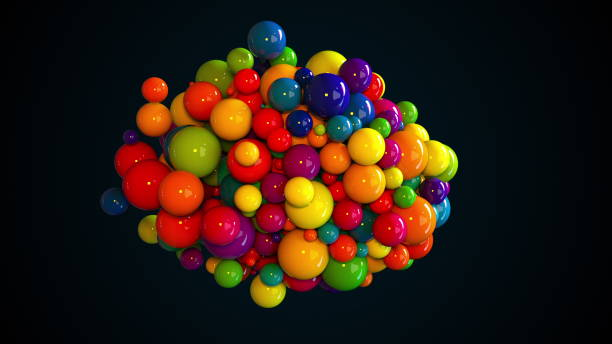
#> input picture DIP Lab 7/image.jpg, 612 x 344 px
$ jupyter execute code.ipynb
#> lines starting #> are read from the running program, lines starting #| are printed output that depends on the picture
[cell 1]
import cv2
import numpy as np
import matplotlib.pyplot as plt


# Function f(x) as described in the problem
def f(x):
    if 0 < x <= 0.25:
        return 1 - x
    elif 0.25 < x <= 0.5:
        return 1
    elif x > 0.5:
        return x
    return x


# Apply f(x) to an image
def apply_fx_to_image(image):
    # Normalize image to [0, 1] range
    image_normalized = image / 255.0

    # Apply f(x) element-wise to the image
    vectorized_fx = np.vectorize(f)
    transformed_image = vectorized_fx(image_normalized)

    # Denormalize back to [0, 255] range
    transformed_image = (transformed_image * 255).astype(np.uint8)

    return transformed_image


# Read an input image
image_path = "image.jpg"  # Replace with your image path
image = cv2.imread(image_path, cv2.IMREAD_GRAYSCALE)
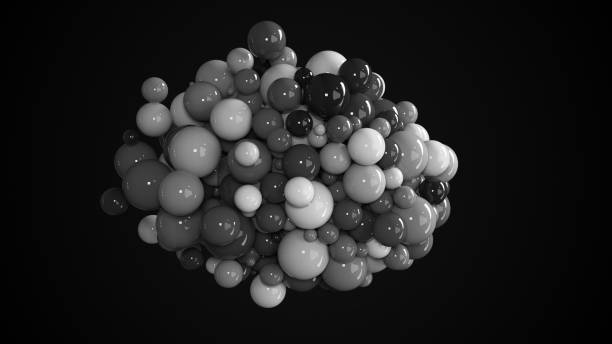
#> image: shape (344, 612); min 0, max 255, mean 31.9

# Apply the transformation
transformed_image = apply_fx_to_image(image)
#> in apply_fx_to_image, `transformed_image = vectorized_fx(image_normalized)`:
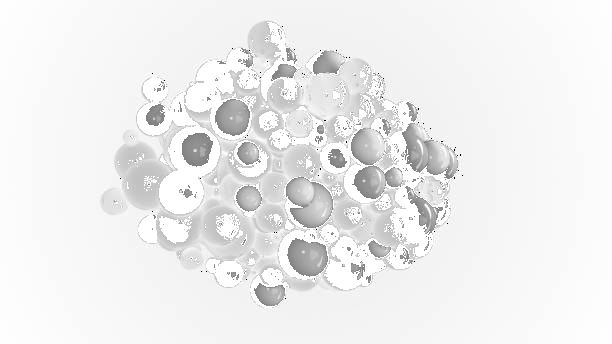
#> transformed_image: shape (344, 612) float64; min 0, max 1, mean 0.934

# Display the original and transformed images
plt.figure(figsize=(10, 5))

# Original image
plt.subplot(1, 2, 1)
plt.title("Original Image")
plt.imshow(image, cmap="gray")
plt.axis("off")

# Transformed image
plt.subplot(1, 2, 2)
plt.title("Transformed Image")
plt.imshow(transformed_image, cmap="gray")
plt.axis("off")

plt.show()
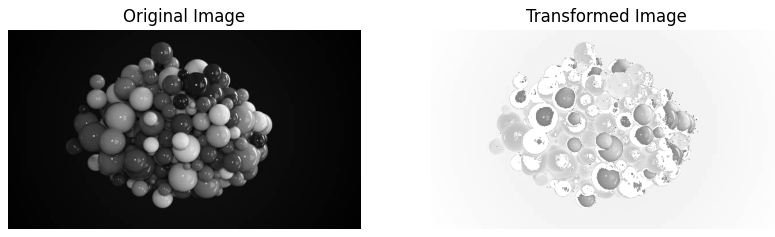
#> figure drawn by matplotlib, 2 panels

[cell 2]
import cv2
import numpy as np
import matplotlib.pyplot as plt


def myhist_equ(image):
    # Step 1: Compute the histogram of the image
    hist, bins = np.histogram(image.flatten(), bins=256, range=[0, 256])
#> hist = 256 values, max 21656 at index 11, min 7 at index 248, mean 822.4; bins = 257 values from 0 to 256

    # Step 2: Compute the cumulative distribution function (CDF)
    cdf = hist.cumsum()
#> cdf = 256 values from 61 to 210528

    # Step 3: Normalize the CDF to range [0, 255]
    cdf_normalized = cdf * float(255) / cdf[-1]  # Normalize to [0, 255]
#> cdf_normalized = 256 values from 0.0739 to 255

    # Step 4: Map the CDF values to the original image
    image_equalized = np.interp(image.flatten(), bins[:-1], cdf_normalized)
    image_equalized = image_equalized.reshape(image.shape).astype(np.uint8)
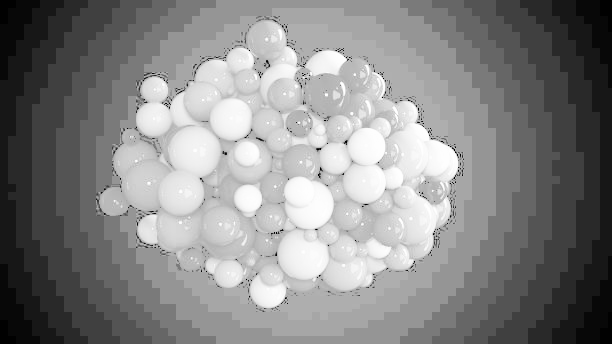
#> image_equalized: shape (344, 612); min 0, max 255, mean 133.6

    return image_equalized, hist, cdf_normalized


# Read the input image
image_path = "image.jpg"  # Replace with your image path
image = cv2.imread(image_path, cv2.IMREAD_GRAYSCALE)

# Apply histogram equalization
equalized_image, original_hist, equalized_cdf = myhist_equ(image)
#> original_hist has the same summary as hist in myhist_equ; equalized_cdf = 256 values from 0.0739 to 255

# Plot the original image, equalized image, histograms, and CDFs
plt.figure(figsize=(12, 6))

# Original image and histogram
plt.subplot(2, 2, 1)
plt.imshow(image, cmap="gray")
plt.title("Original Image")
plt.axis("off")

# Equalized image and histogram
plt.subplot(2, 2, 2)
plt.imshow(equalized_image, cmap="gray")
plt.title("Equalized Image")
plt.axis("off")

# Original histogram
plt.subplot(2, 2, 3)
plt.plot(original_hist, color="black")
plt.title("Original Histogram")
plt.xlim([0, 255])

# Equalized CDF
plt.subplot(2, 2, 4)
plt.plot(equalized_cdf, color="black")
plt.title("Equalized CDF")
plt.xlim([0, 255])

plt.tight_layout()
plt.show()
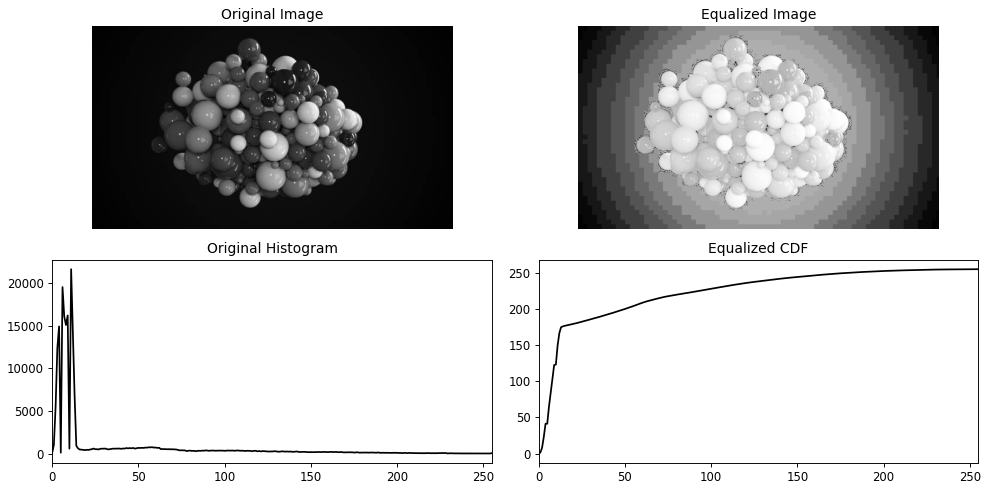
#> figure drawn by matplotlib, 4 panels; panel 3: curve peaks at x = 11, y = 21656; panel 4: curve peaks at x = 255, y = 255
